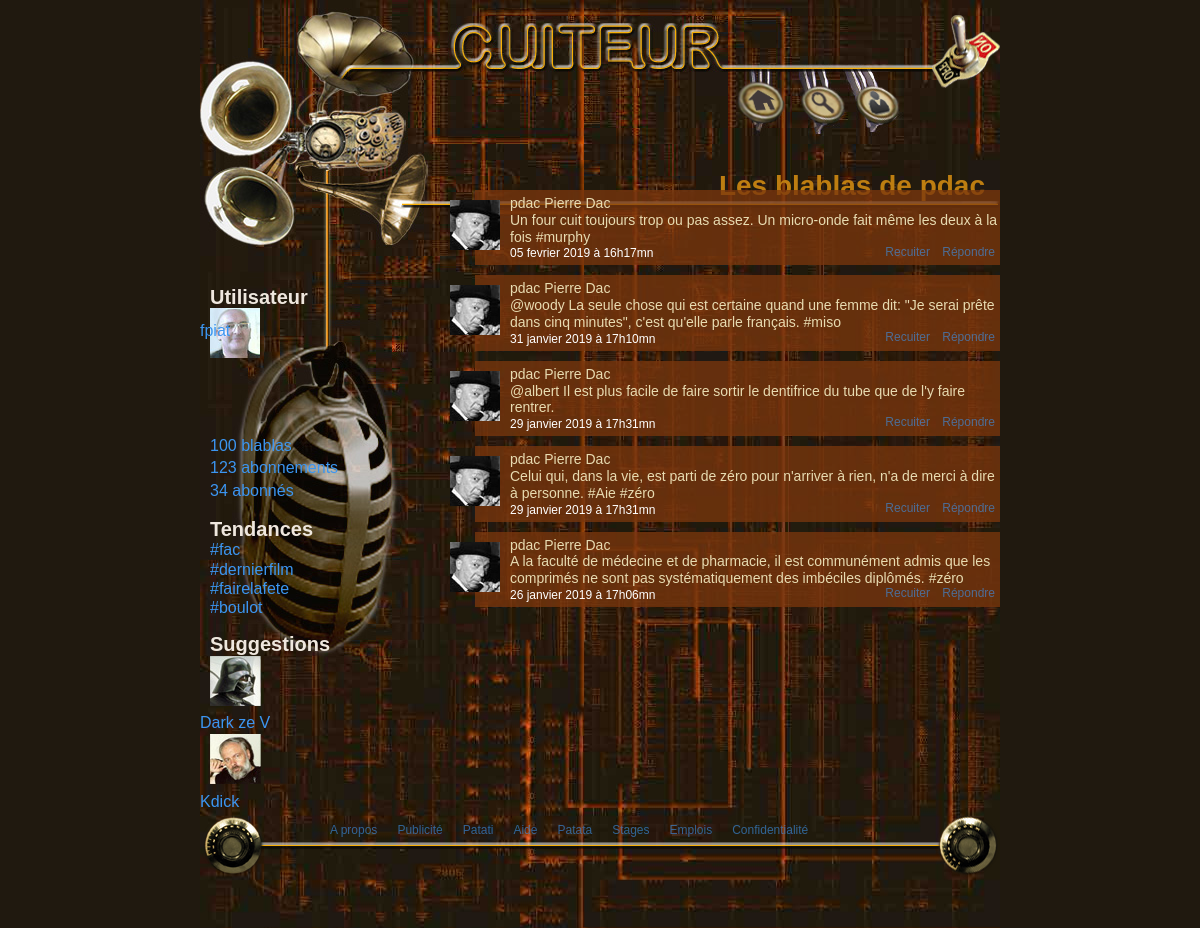
/tp/blablas_2.php, run on the app's committed database.
### tables this page shows
CREATE TABLE users (
  usID int(10) unsigned NOT NULL AUTO_INCREMENT,
  usNom char(60) NOT NULL,
  usVille char(50) NOT NULL,
  usWeb char(120) NOT NULL,
  usMail char(80) NOT NULL,
  usPseudo char(30) NOT NULL,
  usPasse char(255) NOT NULL,
  usBio char(255) NOT NULL,
  usDateNaissance int(8) unsigned NOT NULL DEFAULT '0',
  usDateInscription int(8) unsigned NOT NULL DEFAULT '0',
  usAvecPhoto int(1) unsigned NOT NULL DEFAULT '0',
  PRIMARY KEY (usID),
  UNIQUE KEY usPseudo (usPseudo)
);

CREATE TABLE blablas (
  blID int(10) unsigned NOT NULL AUTO_INCREMENT,
  blIDAuteur int(10) unsigned NOT NULL,
  blDate int(8) unsigned NOT NULL,
  blHeure char(8) NOT NULL,
  blTexte char(255) NOT NULL,
  blIDOriginal int(10) unsigned NOT NULL DEFAULT '0',
  PRIMARY KEY (blID)
   
);

### tp/blablas_2.php (the view, shortened to what this page needs)
<?php
require_once 'bibli_generale.php';
require_once 'bibli-cuiteur.php';
$bd= KG_bd_connect();
$sql = 'SELECT	users.usPseudo , users.usNom, blablas.blTexte, blablas.blDate , blablas.blHeure , users.usID , users.usAvecPhoto
    FROM users , blablas
    WHERE users.usID = blablas.blIDAuteur
	AND blablas.blIDAuteur = 2
	ORDER BY blablas.blDate DESC , blablas.blHeure DESC';
$res=mysqli_query($bd, $sql) or KG_bd_erreur($bd, $sql);
$enr=mysqli_query($bd, $sql) or KG_bd_erreur($bd, $sql);
$T=mysqli_fetch_assoc($enr);
KG_aff_debut('../styles/tp3.css', 'blablas 2');
KG_aff_entete('n',protect($T['usPseudo']));
KG_aff_infos();
echo '<ul id="blabla">';
while($R=mysqli_fetch_assoc($res)){
	echo
			'<li class="lesblablas">',
				'<img class="pp" alt="',protect($R['usPseudo']),'" src="',protect(profilePicture($R['usID'],$R['usAvecPhoto'])),'"/>',
				'<p>',protect($R['usPseudo']),' ',protect($R['usNom']),'</p>',
				protect($R['blTexte']),
				'<p class="postTiming">',KG_amj_clair($R['blDate']),' à ',KG_heure_clair($R['blHeure']),'</p>',
				'<a class="Recuiter" href="index.html">Recuiter</a>',
				'<a class="Repondre" href="index.html">Répondre</a>',
			'</li>';
}
echo
	'</ul>';
KG_aff_pied();
KG_aff_fin();
exit;
?>

### tp/bibli_generale.php (shortened to what this page needs)
<?php
function protect($str){
    $res = htmlentities($str, ENT_QUOTES, 'UTF-8');
    return $res;
}
function KG_aff_debut($css , $titre){
    echo
        '<!doctype html>',
            '<html lang="fr">',
                '<head>',
                    '<meta charset="utf-8">',
                    '<link rel="stylesheet" type="text/css" href="',$css,'">',
                    '<title>',$titre,'</title>',
                '</head>',
                '<body>';
}
function KG_aff_fin(){
    echo
            '</body>',
        '</html>';
}
function KG_amj_clair($date){
    $annee= substr($date, 0 , 4);
    $mois=substr($date, 4,2);
    $jours=substr($date, -2,2);
    $mois=moisCtoL($mois);
    $blabla=$jours . ' ';
    $blabla.=$mois . ' ';
    $blabla.=$annee;
    echo $blabla;
}
function moisCtoL($mois){
    $moisC = array('01', '02', '03', '04', '05', '06', '07', '08', '09', '10', '11', '12');
    $moisL = array('janvier', 'fevrier', 'mars', 'avril', 'mai', 'juin', 'juillet', 'aout', 'septembre', 'octobre', 'novembre', 'decembre');
    for ($i=0; $i < 12 ; $i++) {
    $mois = str_replace($moisC, $moisL, $mois);
    }
    return $mois;
}
function KG_heure_clair($heure){
    $h=substr($heure, 0,2);
    $m=substr($heure, 3,2);
    $heure=$h.'h';
    $heure.=$m.'mn';
    return $heure;
}
function profilePicture($usID , $usAvecPhoto){
    if($usAvecPhoto == 1){
        $photo='../upload/';
        $photo.=$usID.'.jpg';
        return $photo;
    }
    $photo='../images/anonyme.jpg';
    return $photo;
}
?>

### tp/bibli-cuiteur.php (shortened to what this page needs)
<?php
function KG_aff_entete($YorN , $pseudo){
	echo 	'<div id="blocpage">',
			'<header>',
				'<a id="onoff" title="Se déconnecter de cuiteur" href="index.html"></a>',
				'<a id="home" title=" Ma page d\'accueil" href="index.html"></a>',
				'<a id="cherche" title="Rechercher des personnes à suivre" href="index.html"></a>',
				'<a id="config" title="Modifier mes informations personnelles" href="index.html"></a>';
	if($YorN=='y'){
		echo
					'<form method="post" action="index.html">',
						'<input type="submit" name="hello" value="" id="haut_parleur" title="Publier mon message">',
						'<textarea>  </textarea>',
						'<a id="trombone" title="Ajouter une pièce jointe" href="index.html"></a>',
					'</form>';
	}else{
		echo
			'<h1 id=titreblablas>Les blablas de ',$pseudo,'</h1>',
			'<img id="lignehead" alt="lignehead" src="../images/trait.png"/>';
	}
	echo
			'</header>';
}
function KG_aff_infos(){
	echo
		'<aside>',
			'<H2 class="minititre">Utilisateur</H2>',
			'<a title="Afficher ma bio" href="index.html" id="fpiat">',
				'<img src="../images/fpiat.jpg" alt="fpiat" />',
				'<p id="textefpiat">fpiat</p>',
			'</a>',
			'<ul id="infoutilisateur">',
				'<li>',
					'<a title="Voir la liste des mes messages" href="index.html" >100 blablas</a>',
				'</li>',
				'<li>',
					'<a title=" Voir les personnes que je suis" href="index.html">123 abonnements</a>',
				'</li>',
				'<li>',
					'<a title="Voir les personnes qui me suivent" href="index.html"> 34 abonnés</a>',
				'</li>',
			'</ul>',
			'<H2 class="minititre">Tendances</H2>',
			'<ul id="hashtag">',
				'<li>',
					'<a title="Voir les messages" href="index.html">#fac</a>',
				'</li>',
				'<li>',
					'<a title="Voir les messages" href="index.html">#dernierfilm</a>',
				'</li>',
				'<li>',
					'<a title="Voir les messages" href="index.html">#fairelafete</a>',
				'</li>',
				'<li>',
					'<a title="Voir les messages" href="index.html">#boulot</a>',
				'</li>',
			'</ul>',
			'<H2 class="minititre">Suggestions</H2>',
			'<a title="Afficher la bio" href="index.html">',
				'<img id="darck" src="../images/darkzev.jpg" alt="darkzev" />',
				'<p id="pseudodarck">Dark ze V</p>',
			'</a>',
			'<a title="Afficher la bio" href="index.html">',
				'<img id="kdick" src="../images/kdick.jpg" alt="kdick" />',
				'<p id="pseudokdick">Kdick</p>',
			'</a>',
		'</aside>';
}
function KG_aff_pied(){
	echo
	'<footer id="foot">',
				'<a class="lien" href="index.html">A propos</a>',
				'<a class="lien" href="index.html">Publicité</a>',
				'<a class="lien" href="index.html">Patati</a>',
				'<a class="lien" href="index.html">Aide</a>',
				'<a class="lien" href="index.html">Patata</a>',
				'<a class="lien" href="index.html">Stages</a>',
				'<a class="lien" href="index.html">Emplois</a>',
				'<a class="lien" href="index.html">Confidentialité</a>',
			'</footer>',
		'</div>';
}
?>

### styles/tp3.css (style rules this page uses)
html, body, div, span, applet, object, iframe, h1, h2, h3, h4, h5, h6, p, blockquote, pre, a, abbr, acronym, address, big, cite, code, del, dfn, em, img, ins, kbd, q, s, samp, small, strike, strong, sub, sup, tt, var, b, u, i, center, dl, dt, dd, ol, ul, li, fieldset, form, label, legend, table, caption, tbody, tfoot, thead, tr, th, td, article, aside, canvas, details, embed, figure, figcaption, footer, header, hgroup, menu, nav, output, ruby, section, summary, time, mark, audio, video { margin: 0; padding: 0; border: 0; font-size: 100%; font: inherit; vertical-align: baseline; }
article, aside, details, figcaption, figure, footer, header, hgroup, menu, nav, section { display: block; }
body { line-height: 1; }
ol, ul { list-style: none; }
body { font-size: 14px; line-height: 1.6em; font-family: Verdana , Geneva , sans-serif; background: #20190F; color: #E8DBB1; }
#blocpage { background-image: url("../images/fond.jpg"); width:800px; margin:0 auto; }
header { height: 270px; background-image: url("../images/entete.jpg"); background-repeat: no-repeat; position: relative; }
aside { position: relative; float: left; width: 250px; height: auto; background-image: url("../images/micro.jpg"); background-repeat: no-repeat; font-family: Comic Sans MS, cursive, Sans-Serif; font-size: 16px; }
#blabla { margin-top: -80px; float: right; height: auto; width: 550px; }
footer { position: relative; clear: both; height: 65px; background-image: url(../images/pied.png); background-repeat: no-repeat; padding-bottom: 50px; }
#onoff { width: 68px; height: 73px; background-image: url("../images/deconnexion.png"); position: absolute; right: 0px; top: 15px; }
#home { width: 48px; height: 44px; background-image: url(../images/home.png); position: absolute; right: 215px; top: 80px; }
#cherche { width: 44px; height: 40px; background-image: url(../images/cherche.png); position: absolute; top: 85px; right: 155px; }
#config { width: 44px; height: 40px; background-image: url(../images/config.png); position: absolute; top: 85px; right: 100px; }
a { color: #3C96F1; text-decoration: none; z-index: 4; }
.minititre { padding-left: 10px; margin-top: 16px; color: #efe7de; font-weight: bold; }
#textefpiat { position: absolute; top: 50px; left: 0px; }
aside img { padding-left: 10px; }
#infoutilisateur { clear: both; margin-top:70px; padding-left: 10px; }
#hashtag { padding-left: 10px; line-height: 1.2em; }
#titreblablas { color: #be7e11; font-size:28px; font-weight: bold; position: absolute; right: 15px; top: 175px; }
.lesblablas { position: relative; line-height: 1.2em; background-image: url("../images/fond_blabla.png"); padding-top: 5px; margin-left: 25px; padding-bottom: 20px; margin-bottom: 10px; padding-left: 5px; }
.pp { float: left; margin-left: -30px; margin-right: 10px; margin-top: 5px; }
.postTiming { clear: both; color: white; font-size: 12px; position: absolute; left: 35px; }
.Repondre { font-size: 12px; position: absolute; bottom: 5px; right: 5px; opacity: 0.6; }
.Recuiter { font-size: 12px; position: absolute; bottom: 5px; right: 70px; opacity: 0.6; }
.lien { margin-right: 20px; position: relative; left: 130px; top: 5px; font-size: 12px; opacity: 0.6; }
h2 { font-size: 20px; font-weight: bold; margin-top: 10px; }

### data on the page
users: usPseudo "pdac", shows a picture, usNom "Pierre Dac", blablas.blTexte "Un four cuit toujours trop ou pas assez. Un micro-onde fait même les deux à la fois #murphy", blablas.blDate "05 fevrier 2019", blablas.blHeure "16h17mn", blablas.blTexte "@woody La seule chose qui est certaine quand une femme dit: \"Je serai prête dans cinq minutes\", c'est qu'elle parle français. #miso", blablas.blDate "31 janvier 2019", blablas.blHeure "17h10mn", blablas.blTexte "@albert Il est plus facile de faire sortir le dentifrice du tube que de l'y faire rentrer.", blablas.blDate "29 janvier 2019", blablas.blHeure "17h31mn", blablas.blTexte "Celui qui, dans la vie, est parti de zéro pour n'arriver à rien, n'a de merci à dire à personne. #Aie #zéro", blablas.blTexte "A la faculté de médecine et de pharmacie, il est communément admis que les comprimés ne sont pas systématiquement des imbéciles diplômés. #zéro", blablas.blDate "26 janvier 2019", blablas.blHeure "17h06mn"
